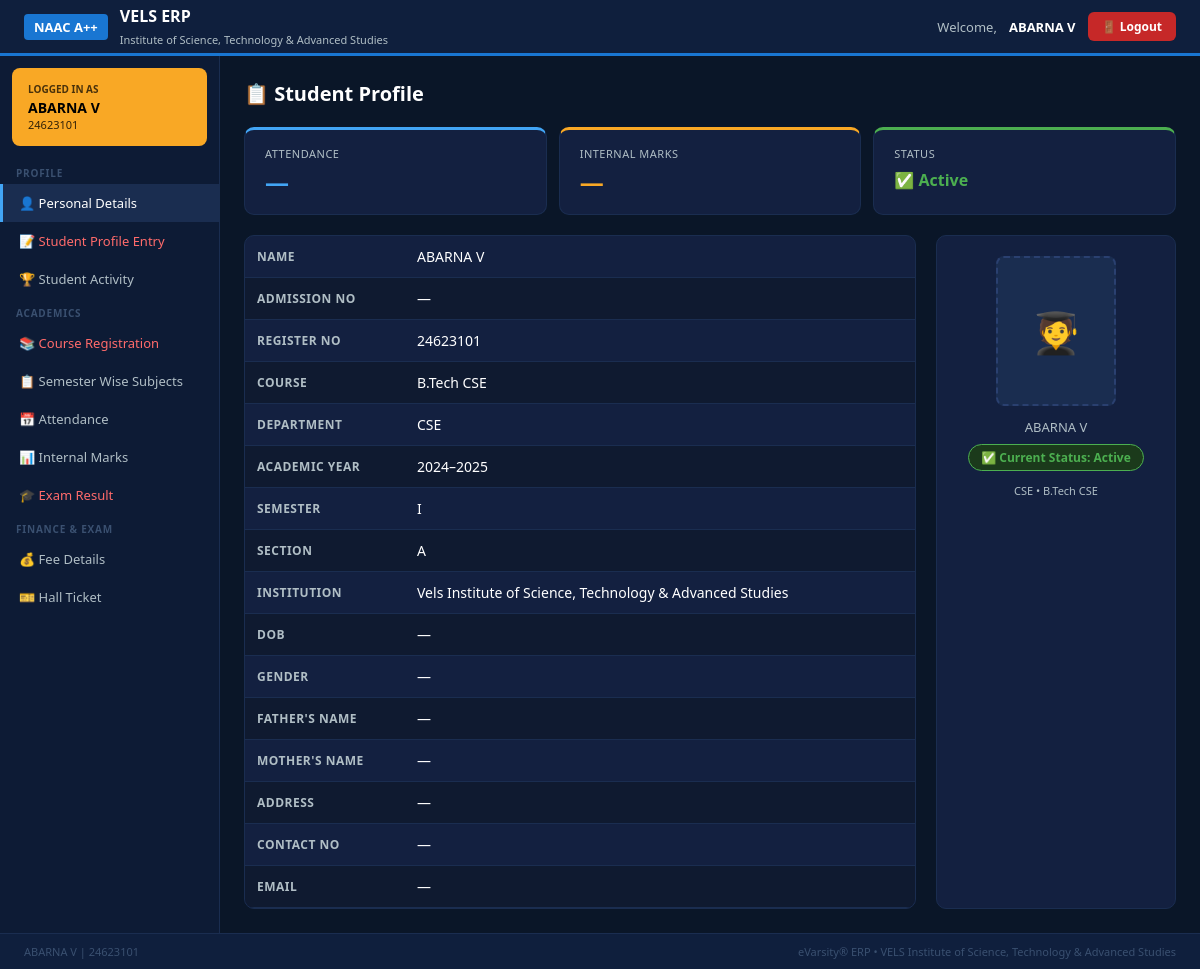
/student (signed in), run on an earlier commit of the app's database.
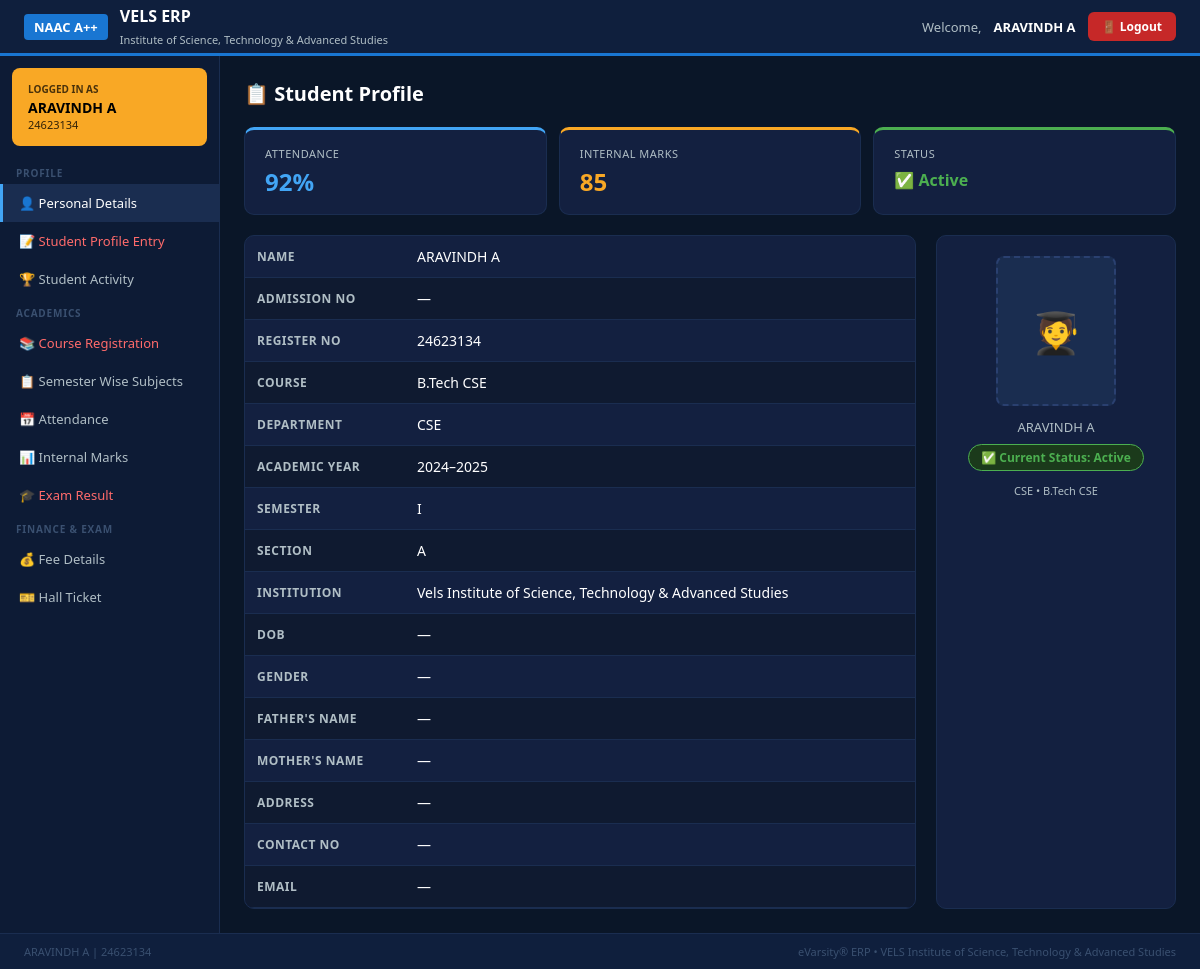
And on a later commit of the database.
### tables this page shows
CREATE TABLE students (
        id INTEGER PRIMARY KEY AUTOINCREMENT,
        name TEXT, regno TEXT UNIQUE,
        dept TEXT, course TEXT DEFAULT '',
        marks TEXT DEFAULT '', attendance TEXT DEFAULT ''
    );

### app.py (the view)
@app.route("/student")
def student_dashboard():
    if session.get("role") != "student":
        return redirect(url_for("login"))
    conn = get_db()
    student = conn.execute("SELECT * FROM students WHERE id=?", (session["student_id"],)).fetchone()
    conn.close()
    return render_template("student_dashboard.html", student=student)

### app.py (called while the page is built)
def get_db():
    return sqlite3.connect(DB)

### templates/student_dashboard.html (shortened to what this page needs)
{% extends "base.html" %}
{% block body %}
<div class="topbar">
  <div style="display:flex;align-items:center;gap:12px">
    <div style="background:var(--blue2);padding:4px 10px;border-radius:4px;font-weight:700;font-size:13px">NAAC A++</div>
    <div><h1>VELS ERP</h1><span style="font-size:11px;color:var(--gray)">Institute of Science, Technology & Advanced Studies</span></div>
  </div>
  <div style="display:flex;align-items:center;gap:12px;font-size:13px;color:var(--gray)">
    Welcome, <b style="color:#fff">{{ student[1] }}</b>
    <a href="/logout" class="btn btn-red" style="padding:6px 14px;font-size:12px">🚪 Logout</a>
  </div>
</div>
<div class="layout">
  <div class="sidebar">
    <div class="welcome-box">
      <div class="label">Logged in as</div>
      <div class="name">{{ student[1] }}</div>
      <div class="regno">{{ student[2] }}</div>
    </div>
    <div class="section-label">Profile</div>
    <div class="menu-item active">👤 Personal Details</div>
    <div class="menu-item red">📝 Student Profile Entry</div>
    <div class="menu-item">🏆 Student Activity</div>
    <div class="section-label">Academics</div>
    <div class="menu-item red">📚 Course Registration</div>
    <div class="menu-item">📋 Semester Wise Subjects</div>
    <div class="menu-item">📅 Attendance</div>
    <div class="menu-item">📊 Internal Marks</div>
    <div class="menu-item red">🎓 Exam Result</div>
    <div class="section-label">Finance & Exam</div>
    <div class="menu-item">💰 Fee Details</div>
    <div class="menu-item">🎫 Hall Ticket</div>
  </div>
  <div class="main">
    <div class="page-title">📋 Student Profile</div>
    <div class="stat-cards">
      <div class="stat-card blue"><div class="label">Attendance</div><div class="value">{{ student[6] or '—' }}</div></div>
      <div class="stat-card gold"><div class="label">Internal Marks</div><div class="value">{{ student[5] or '—' }}</div></div>
      <div class="stat-card green"><div class="label">Status</div><div class="value" style="font-size:16px;margin-top:8px">✅ Active</div></div>
    </div>
    <div class="profile-grid">
      <div class="profile-table-wrap">
        <table class="profile-table">
          <tr><td>Name</td><td>{{ student[1] }}</td></tr>
          <tr><td>Admission No</td><td>—</td></tr>
          <tr><td>Register No</td><td>{{ student[2] }}</td></tr>
          <tr><td>Course</td><td>{{ student[4] or '—' }}</td></tr>
          <tr><td>Department</td><td>{{ student[3] }}</td></tr>
          <tr><td>Academic Year</td><td>2024–2025</td></tr>
          <tr><td>Semester</td><td>I</td></tr>
          <tr><td>Section</td><td>A</td></tr>
          <tr><td>Institution</td><td>Vels Institute of Science, Technology & Advanced Studies</td></tr>
          <tr><td>DOB</td><td>—</td></tr>
          <tr><td>Gender</td><td>—</td></tr>
          <tr><td>Father's Name</td><td>—</td></tr>
          <tr><td>Mother's Name</td><td>—</td></tr>
          <tr><td>Address</td><td>—</td></tr>
          <tr><td>Contact No</td><td>—</td></tr>
          <tr><td>Email</td><td>—</td></tr>
        </table>
      </div>
      <div class="photo-card">
        <div class="photo-placeholder">🧑‍🎓</div>
        <div style="font-size:13px;color:var(--gray);margin-bottom:8px">{{ student[1] }}</div>
        <div class="status-badge">✅ Current Status: Active</div>
        <div style="margin-top:12px;font-size:11px;color:var(--gray)">{{ student[3] }} • {{ student[4] or 'N/A' }}</div>
      </div>
    </div>
  </div>
</div>
<div class="footer-bar">
  <span>{{ student[1] }} | {{ student[2] }}</span>
  <span>eVarsity® ERP • VELS Institute of Science, Technology & Advanced Studies</span>
</div>
{% endblock %}

### templates/base.html (shortened to what this page needs)
<!DOCTYPE html>
<html lang="en">
<head>
</head>
<body>
{% block body %}{% endblock %}
</body>
</html>

### templates/base.html (style rules this page uses)
* { margin:0;padding:0;box-sizing:border-box;font-family:'Segoe UI',sans-serif }
:root { --navy:#0a1628;--navy2:#0f1f3d;--sidebar:#0d1b35; --blue:#1565c0;--blue2:#1976d2;--blue3:#42a5f5; --red:#c62828;--red2:#ef5350; --gold:#f9a825;--green:#2e7d32;--green2:#4caf50; --white:#ffffff;--gray:#b0bec5;--dark:#263238; --card:#132040;--hover:#1a2d50; }
body { background:var(--navy);color:var(--white);min-height:100vh }
a { text-decoration:none;color:inherit }
.btn { padding:8px 18px;border:none;border-radius:6px;cursor:pointer;font-size:14px;font-weight:600;transition:.2s }
.btn-red { background:var(--red);color:#fff }
table { width:100%;border-collapse:collapse }
td { padding:11px 12px;font-size:14px;border-bottom:1px solid #1a2d50 }
tr:nth-child(even) td { background:#0f1a30 }

### templates/student_dashboard.html (style rules this page uses)
body { display:flex;flex-direction:column;min-height:100vh }
.topbar { background:var(--navy2);border-bottom:3px solid var(--blue2);padding:0 24px;display:flex;align-items:center;justify-content:space-between;height:56px }
.topbar h1 { font-size:16px;font-weight:700 }
.layout { display:flex;flex:1 }
.sidebar { width:220px;background:var(--sidebar);border-right:1px solid #1a2d50;flex-shrink:0 }
.welcome-box { background:var(--gold);color:#000;padding:14px 16px;margin:12px;border-radius:8px }
.welcome-box .label { font-size:10px;font-weight:700;text-transform:uppercase;opacity:.7 }
.welcome-box .name { font-size:14px;font-weight:800;margin-top:2px }
.welcome-box .regno { font-size:11px;opacity:.8 }
.section-label { font-size:10px;color:#3a5070;text-transform:uppercase;letter-spacing:.8px;padding:8px 16px 4px;font-weight:600 }
.menu-item { padding:10px 16px;font-size:13px;color:var(--gray);cursor:pointer;border-left:3px solid transparent;transition:.15s }
.menu-item:hover,.menu-item.active { background:var(--hover);color:#fff;border-left-color:var(--blue3) }
.menu-item.red { color:#ff6b6b }
.main { flex:1;padding:24px;overflow-y:auto }
.page-title { font-size:20px;font-weight:700;margin-bottom:20px }
.stat-cards { display:grid;grid-template-columns:repeat(3,1fr);gap:12px;margin-bottom:20px }
.stat-card { background:var(--card);border-radius:10px;padding:16px 20px;border:1px solid #1a2d50;border-top:3px solid }
.stat-card.blue { border-top-color:var(--blue3) }
.stat-card.gold { border-top-color:var(--gold) }
.stat-card.green { border-top-color:var(--green2) }
.stat-card .label { font-size:11px;color:var(--gray);text-transform:uppercase;letter-spacing:.5px }
.stat-card .value { font-size:24px;font-weight:800;margin-top:4px }
.stat-card.blue .value { color:var(--blue3) }
.stat-card.gold .value { color:var(--gold) }
.stat-card.green .value { color:var(--green2) }
.profile-grid { display:grid;grid-template-columns:1fr 240px;gap:20px }
.profile-table-wrap { background:var(--card);border-radius:10px;overflow:hidden;border:1px solid #1a2d50 }
.profile-table td:first-child { color:var(--gray);font-size:12px;text-transform:uppercase;letter-spacing:.5px;width:160px;font-weight:600 }
.photo-card { background:var(--card);border-radius:10px;padding:20px;border:1px solid #1a2d50;text-align:center }
.photo-placeholder { width:120px;height:150px;background:#1a2d50;border:2px dashed #2a4070;border-radius:8px;margin:0 auto 12px;display:flex;align-items:center;justify-content:center;font-size:40px }
.status-badge { display:inline-block;background:#1b3a1b;color:#4caf50;padding:4px 12px;border-radius:20px;font-size:12px;font-weight:600;border:1px solid #4caf50 }
.footer-bar { background:var(--navy2);border-top:1px solid #1a2d50;padding:10px 24px;display:flex;justify-content:space-between;font-size:11px;color:#3a5070 }

What changed in the data, as far as the page shows it:
changed students "B.Tech CSE": name "ABARNA V" → "ARAVINDH A"; regno "24623101" → "24623134"; attendance "—" → "92%"; marks "—" → "85"
